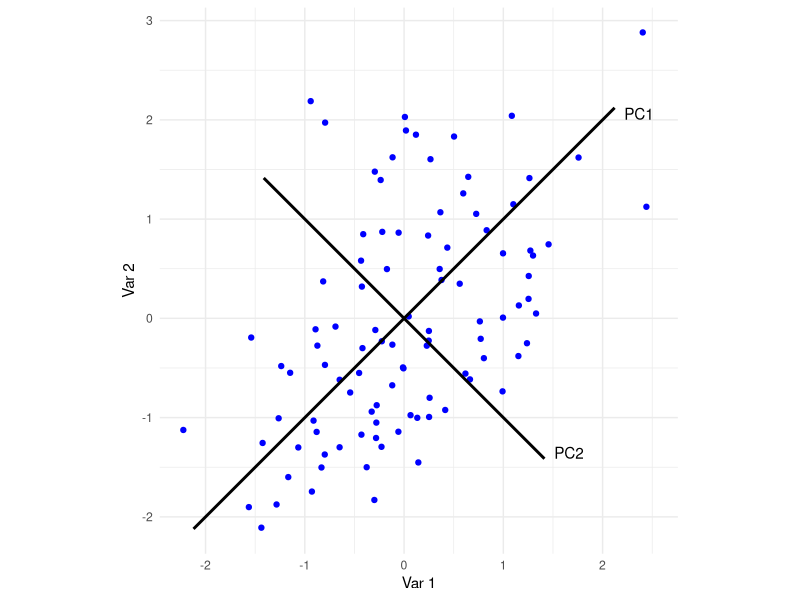

This chart was generated by the following R code:
library(ggplot2)
set.seed(0)

# -- Generate data --
variable_1 <- rnorm(100)
variable_2 <- variable_1 * 0.5 + rnorm(100)
df <- data.frame(Variable1 = variable_1, Variable2 = variable_2)

# -- Perform PCA -- 
X <- scale(as.matrix(df))
SVD <- svd(X)
D <- SVD$d
theta <- SVD$v
pc1 <- theta[, 1] * 3
pc2 <- theta[, 2] * 2

lines_df <- data.frame(
  x = c(-pc1[1], -pc2[1]),
  y = c(-pc1[2], -pc2[2]),
  xend = c(pc1[1],pc2[1]),
  yend = c(pc1[2],pc2[2]),
  label = c("PC1", "PC2")
)

# -- Plot PCA and data points --
p <- ggplot(df, aes(x = Variable1, y = Variable2)) +
  geom_point(color = "blue") +
  theme_minimal()+
  coord_fixed()+
  xlab("Var 1") +  
  ylab("Var 2")

p <- p + geom_segment(data = lines_df, aes(x = x, y = y, xend = xend, yend = yend),
                      size = 1, color = "black")
          
p + geom_text(data = lines_df, aes(x = x, y = y, label = label), 
              vjust = "inward", hjust = "inward", nudge_x = 0.4, nudge_y = 0)
  



